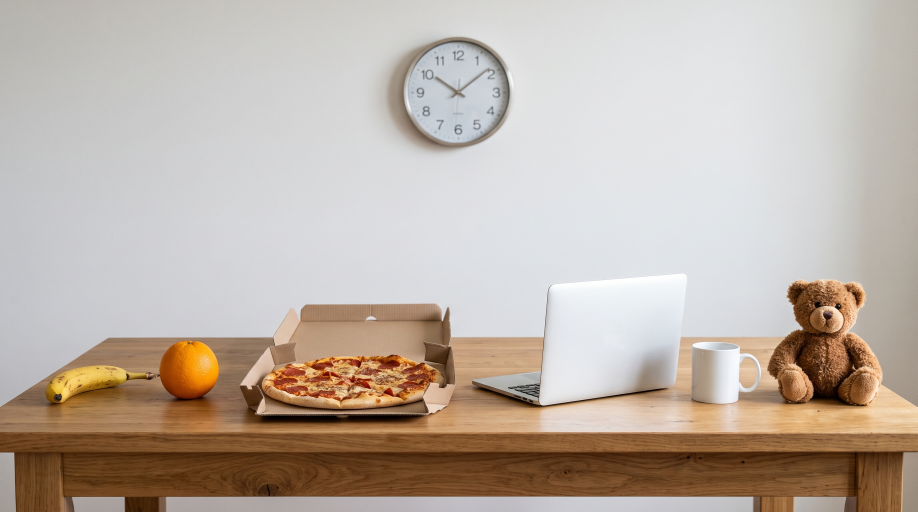
#> input picture Semester9/IA2/C06/Gemini_Generated_Image-02.jpeg, 2752 x 1536 px (shown at 1/3 size)
$ python 02a-SelectiveSearch-segments.py
#> lines starting #> are read from the running program, lines starting #| are printed output that depends on the picture
# pip install opencv-contrib-python

import cv2
import numpy as np

rng = np.random.default_rng(0)

img = cv2.resize(cv2.imread("Gemini_Generated_Image-02.jpeg"), None, fx=0.5, fy=0.5)
#img = cv2.medianBlur(img, 3)

# segmentace obrazu na oblasti (prvni krok selective search): kazdy pixel dostane cislo segmentu
g_seg = cv2.ximgproc.segmentation.createGraphSegmentation(sigma=0.8, k=300, min_size=50)
labels = g_seg.processImage(img)
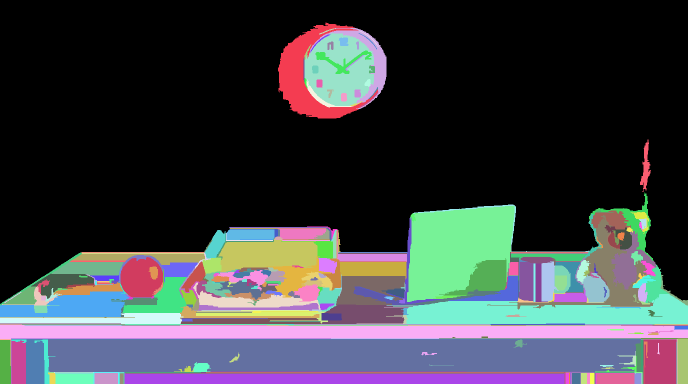
#> labels: shape (768, 1376) int32 (shown at 1/2 size); 345 distinct labels, from 0 to 344; one colour per label, 0 black
print("segmentu:", labels.max() + 1)
#| segmentu: 345

# kazdy segment zabarvime nahodnou barvou
palette = rng.integers(0, 255, (labels.max() + 1, 3), dtype=np.uint8)
#> palette = 345 rows, first 8: [94, 129, 193], [216, 206, 234], [14, 162, 32], [214, 216, 129], [247, 188, 15], [68, 183, 231], [204, 77, 168], [60, 124, 9]

cv2.imshow("original", img)
cv2.imshow("graph segmentation - segmenty", palette[labels])
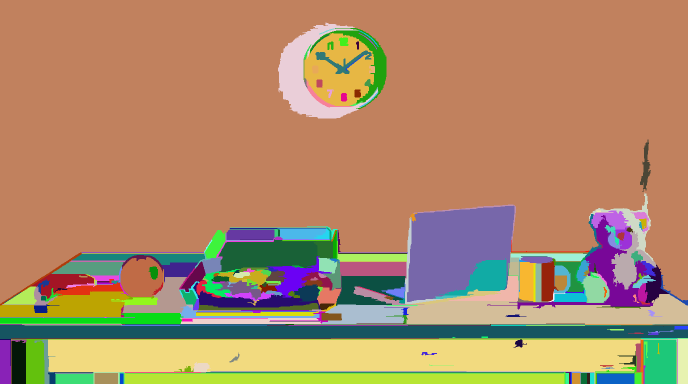
#> window 'graph segmentation - segmenty': shape (768, 1376, 3) (shown at 1/2 size); mean B, G, R 103.9, 137.8, 173.6
cv2.waitKey()

$ run again, with Semester9/IA2/C06/Gemini_Generated_Image-01.jpeg copied over Semester9/IA2/C06/Gemini_Generated_Image-02.jpeg
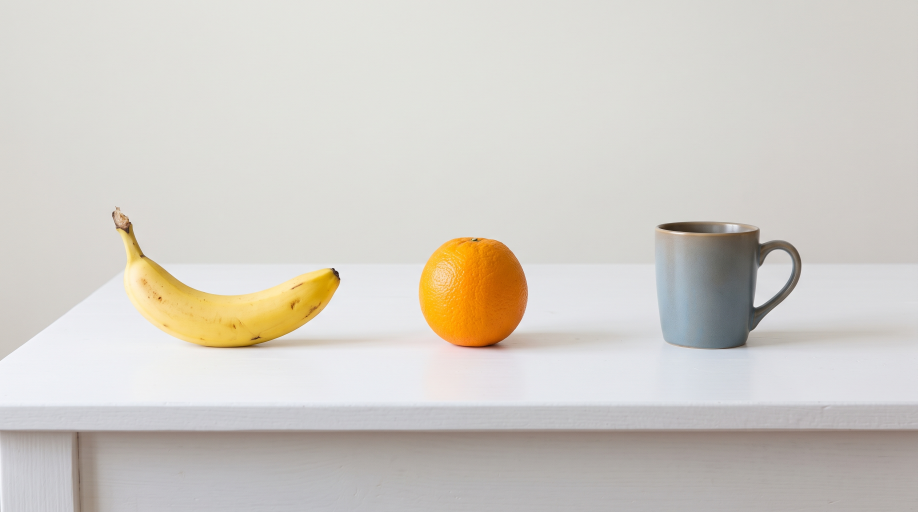
#> input picture Semester9/IA2/C06/Gemini_Generated_Image-01.jpeg, 2752 x 1536 px (shown at 1/3 size)
#> `labels = g_seg.processImage(img)`:
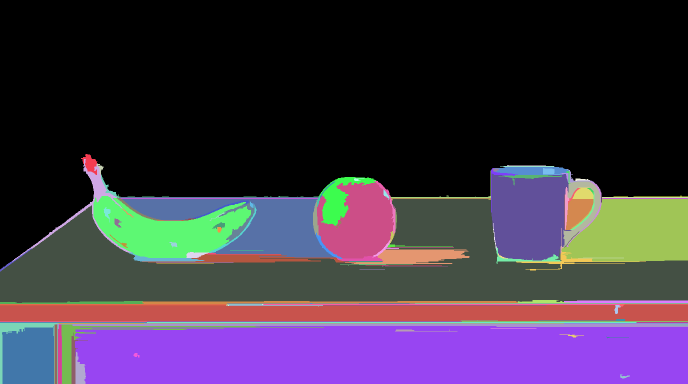
#> labels: shape (768, 1376) int32 (shown at 1/2 size); 147 distinct labels, from 0 to 146; one colour per label, 0 black
#| segmentu: 147
#> palette = 147 rows, first 8: [94, 129, 193], [216, 206, 234], [14, 162, 32], [214, 216, 129], [247, 188, 15], [68, 183, 231], [204, 77, 168], [60, 124, 9]
#> `cv2.imshow("graph segmentation - segmenty", palette[labels])`:
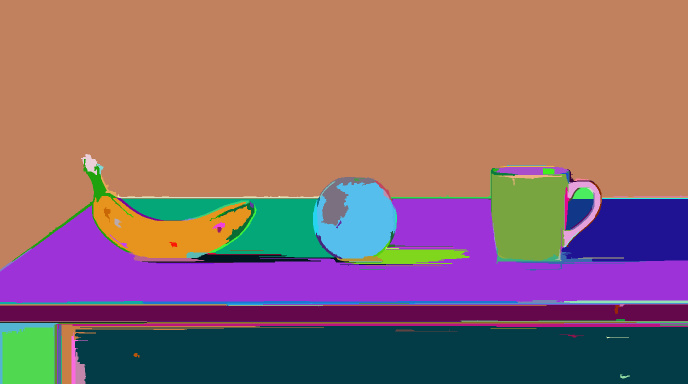
#> window 'graph segmentation - segmenty': shape (768, 1376, 3) (shown at 1/2 size); mean B, G, R 110.1, 105.3, 142.3
